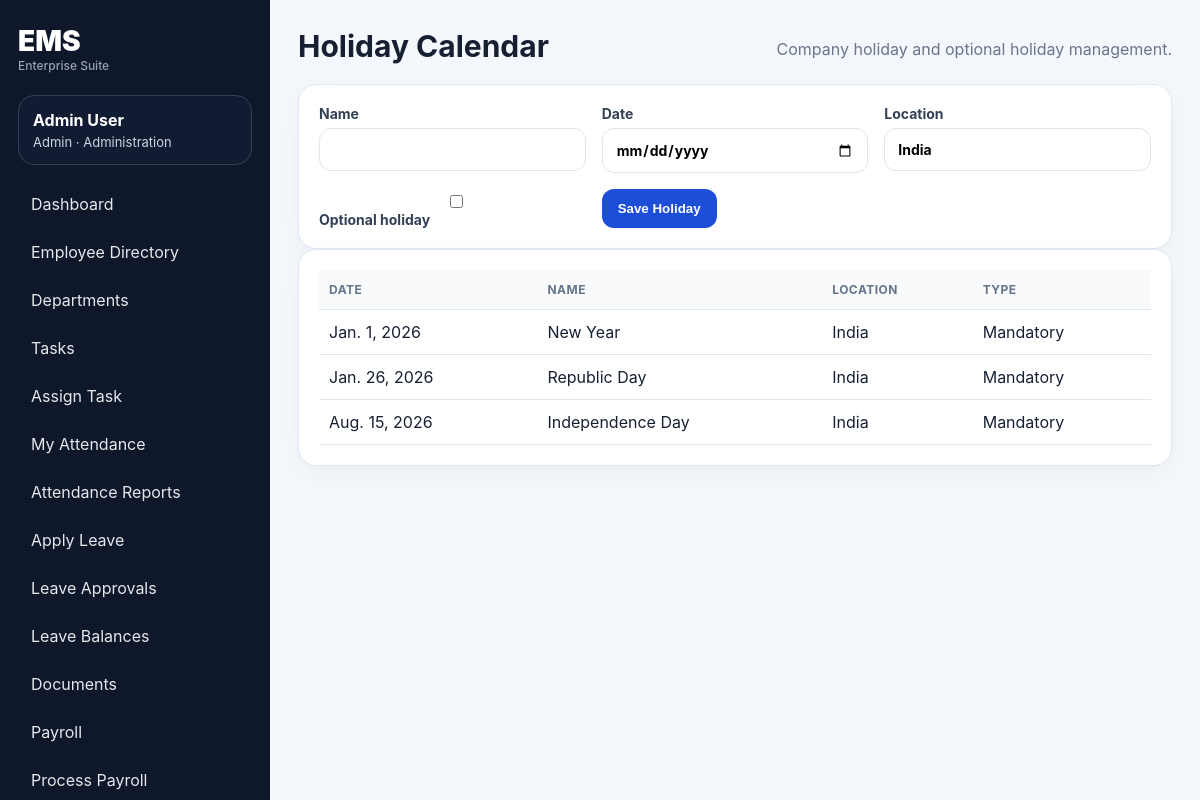
Page /holidays/ (signed in) on the committed database.
### ems/models.py (models this page shows, shortened)
class UserProfile(models.Model):
    userId = models.CharField('Employee ID', max_length=80, unique=True)
    username = models.CharField(max_length=100, unique=True)
    password = models.CharField(max_length=255)
    role = models.CharField(max_length=20, choices=ROLE_CHOICES, default='employee')
    full_name = models.CharField(max_length=160, blank=True)
    email = models.EmailField(unique=True)
    phone = models.CharField(max_length=30, blank=True)
    designation = models.CharField(max_length=100, blank=True)
    department = models.ForeignKey(Department, null=True, blank=True, on_delete=models.SET_NULL, related_name='employees')
    manager = models.ForeignKey('self', null=True, blank=True, on_delete=models.SET_NULL, related_name='team_members')
    date_joined = models.DateField(default=timezone.localdate)
    employment_status = models.CharField(max_length=30, choices=EMPLOYMENT_STATUS, default='Active')
    work_location = models.CharField(max_length=120, default='Head Office')
    experience = models.IntegerField(default=0)
    skillset = models.JSONField(default=list, blank=True)
    leaveBalance = models.IntegerField(default=12)
    leaveTakenThisYear = models.IntegerField(default=0)
    salary_ctc = models.DecimalField(max_digits=12, decimal_places=2, default=0)
    bank_name = models.CharField(max_length=120, blank=True)
    account_last4 = models.CharField(max_length=4, blank=True)
    projectWorkingOn = models.CharField(max_length=200, blank=True)
    emergency_contact = models.CharField(max_length=120, blank=True)
    createdAt = models.DateTimeField(auto_now_add=True)
    last_login_at = models.DateTimeField(null=True, blank=True)
    failed_login_attempts = models.IntegerField(default=0)
    must_change_password = models.BooleanField(default=False)
    updatedAt = models.DateTimeField(auto_now=True)
    @property
    def display_name(self):
        return self.full_name or self.username

class Department(models.Model):
    name = models.CharField(max_length=120, unique=True)
    code = models.CharField(max_length=20, unique=True)
    head = models.CharField(max_length=120, blank=True)
    location = models.CharField(max_length=120, blank=True)
    created_at = models.DateTimeField(auto_now_add=True)

class Holiday(models.Model):
    name = models.CharField(max_length=160)
    date = models.DateField(unique=True)
    location = models.CharField(max_length=120, default='All')
    is_optional = models.BooleanField(default=False)
    createdAt = models.DateTimeField(auto_now_add=True)
    class Meta:
        ordering = ['date']

### ems/views.py (the view, shortened to what this page needs)
# urls.py: path('holidays/', views.holidays, name='holidays'),
@role_required('admin','hr')
def holidays(request):
    return render(request, 'ems/holidays.html', base_context(request, holidays=Holiday.objects.order_by('date')))

### ems/views.py (called while the page is built)
def ensure_leave_balances(user):
    year = timezone.localdate().year
    for leave_type, opening in [('Casual Leave', 12), ('Sick Leave', 8), ('Earned Leave', 12)]:
        LeaveBalance.objects.get_or_create(
            employee=user,
            year=year,
            leave_type=leave_type,
            defaults={'opening_balance': opening, 'credited': 0, 'used': 0, 'adjusted': 0},
        )

def current_user(request):
    uid = request.session.get('profile_id')
    return UserProfile.objects.filter(id=uid).first() if uid else None

def login_required(view):
    @wraps(view)
    def wrapper(request, *args, **kwargs):
        seed_defaults()
        user = current_user(request)
        if not user:
            messages.warning(request, 'Please login first.')
            return redirect('login')
        request.profile = user
        return view(request, *args, **kwargs)
    return wrapper

def role_required(*roles):
    def decorator(view):
        @wraps(view)
        @login_required
        def wrapper(request, *args, **kwargs):
            if request.profile.role not in roles:
                messages.error(request, 'You do not have permission to access this page.')
                return redirect('dashboard')
            return view(request, *args, **kwargs)
        return wrapper
    return decorator

def base_context(request, **kwargs):
    data = {'me': getattr(request, 'profile', current_user(request))}
    data.update(kwargs)
    return data

### ems/templates/ems/holidays.html
{% extends 'ems/base.html' %}{% block title %}Holidays{% endblock %}{% block content %}
<div class="page-head"><h1>Holiday Calendar</h1><p>Company holiday and optional holiday management.</p></div>
<form class="card form-grid" method="post">{% csrf_token %}<label>Name<input name="name" required></label><label>Date<input type="date" name="date" required></label><label>Location<input name="location" value="India"></label><label class="check"><input type="checkbox" name="is_optional"> Optional holiday</label><button class="btn primary">Save Holiday</button></form>
<div class="card"><table><tr><th>Date</th><th>Name</th><th>Location</th><th>Type</th></tr>{% for h in holidays %}<tr><td>{{ h.date }}</td><td>{{ h.name }}</td><td>{{ h.location }}</td><td>{% if h.is_optional %}Optional{% else %}Mandatory{% endif %}</td></tr>{% endfor %}</table></div>
{% endblock %}

### ems/templates/ems/base.html (shortened to what this page needs)
{% load static %}
<!doctype html>
<html lang="en">
<head>
  <link rel="stylesheet" href="{% static 'ems/style.css' %}">
</head>
<body>
{% if me %}
<aside class="sidebar">
  <div class="brand"><span>EMS</span><small>Enterprise Suite</small></div>
  <div class="userbox"><b>{{ me.display_name }}</b><span>{{ me.role|title }} · {{ me.department.name|default:'No Dept' }}</span></div>
  <nav>
    <a href="{% url 'dashboard' %}">Dashboard</a>
    <a href="{% url 'employees' %}">Employee Directory</a>
    {% if me.role == 'admin' or me.role == 'hr' %}<a href="{% url 'departments' %}">Departments</a>{% endif %}
    <a href="{% url 'tasks' %}">Tasks</a>
    {% if me.role != 'employee' %}<a href="{% url 'task_assign' %}">Assign Task</a>{% endif %}
    <a href="{% url 'attendance' %}">My Attendance</a>
    {% if me.role != 'employee' %}<a href="{% url 'attendance_reports' %}">Attendance Reports</a>{% endif %}
    <a href="{% url 'leave_apply' %}">Apply Leave</a>
    <a href="{% url 'leaves' %}">Leave Approvals</a>
    <a href="{% url 'leave_balances' %}">Leave Balances</a>
    <a href="{% url 'documents' %}">Documents</a>
    <a href="{% url 'payroll' %}">Payroll</a>
    {% if me.role == 'admin' or me.role == 'hr' %}
      <a href="{% url 'payroll_assign' %}">Process Payroll</a>
    {% endif %}
  </nav>
</aside>
{% endif %}
<main class="main {% if not me %}auth-main{% endif %}">
  {% block content %}{% endblock %}
</main>
</body>
</html>

### ems/static/ems/style.css (style rules this page uses)
:root { --bg:#f4f7fb;--panel:#fff;--text:#172033;--muted:#68758a;--primary:#1d4ed8;--primary2:#0f172a;--border:#dfe6f0;--success:#15803d;--danger:#b91c1c;--warn:#b45309 }
* { box-sizing:border-box }
body { margin:0;font-family:Inter,Segoe UI,Arial,sans-serif;background:var(--bg);color:var(--text) }
a { color:var(--primary);text-decoration:none }
.sidebar { position:fixed;left:0;top:0;bottom:0;width:270px;background:#0f172a;color:white;padding:24px 18px;overflow:auto }
.brand { font-size:28px;font-weight:900;margin-bottom:22px }
.brand small { display:block;font-size:12px;color:#94a3b8;font-weight:500 }
.userbox { padding:14px;border:1px solid #334155;border-radius:16px;margin-bottom:18px;background:#111c33 }
.userbox b,.userbox span { display:block }
.userbox span { color:#cbd5e1;font-size:13px;margin-top:4px }
.sidebar nav { display:grid;gap:6px }
.sidebar nav a { color:#e5e7eb;padding:11px 13px;border-radius:12px }
.main { margin-left:270px;padding:28px;min-height:100vh }
label { font-weight:700;color:#334155;font-size:14px }
input,select,textarea { width:100%;padding:12px 13px;border:1px solid var(--border);border-radius:12px;background:#fff;margin-top:6px;font:inherit }
.page-head { display:flex;align-items:center;justify-content:space-between;margin-bottom:20px;gap:20px }
.page-head h1 { margin:0;font-size:30px }
.page-head p { margin:6px 0 0;color:var(--muted) }
.card,.panel { background:var(--panel);border:1px solid var(--border);border-radius:18px;box-shadow:0 8px 28px #0f172a0a }
.card { padding:20px }
.btn,button { border:0;border-radius:12px;background:#e2e8f0;color:#0f172a;padding:11px 16px;font-weight:800;cursor:pointer }
.btn.primary,button.primary { background:var(--primary);color:white }
.form-grid { display:grid;grid-template-columns:repeat(3,minmax(180px,1fr));gap:16px }
.form-grid button { width:max-content }
table { width:100%;border-collapse:collapse }
th,td { padding:12px 10px;border-bottom:1px solid var(--border);text-align:left;vertical-align:top }
th { font-size:12px;text-transform:uppercase;letter-spacing:.04em;color:#64748b;background:#f8fafc }
small { color:var(--muted) }

### rows in the picture
UserProfile: display_name "Admin User", role "Admin", department.name "Administration"
Holiday: date "Jan. 1, 2026", name "New Year", location "India", is_optional "Mandatory"
Holiday: date "Jan. 26, 2026", name "Republic Day", location "India", is_optional "Mandatory"
Holiday: date "Aug. 15, 2026", name "Independence Day", location "India", is_optional "Mandatory"
